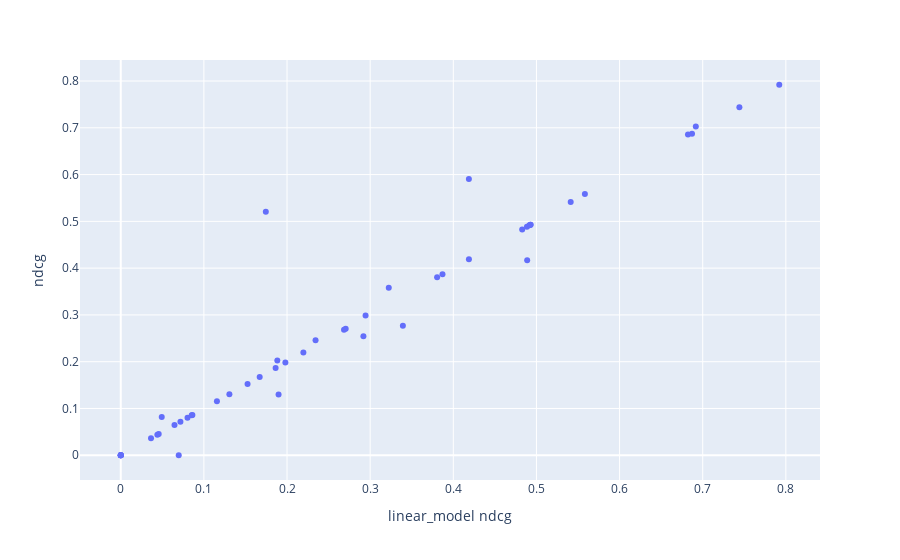

Notebook cell for this chart:
### Code cell
px.scatter(
    df_metrics_merged,
    x="linear_model ndcg",
    y="ndcg",
    hover_data=df_metrics_merged.columns,
)

### Figure 1 — Plotly figure (JSON) as saved in the notebook; plotly's stock layout.template omitted (floating-point values rounded to 4 significant figures; data arrays with more than 128 entries replaced by an {"elided": "..."} marker saying what was removed)
{"data": [{"customdata": {"elided": "50x11 mixed values"}, "hovertemplate": "linear_model ndcg=%{x}<br>ndcg=%{y}<br>query=%{customdata[0]}<br>linear_model dcg=%{customdata[1]}<br>linear_model prec@10=%{customdata[2]}<br>linear_model ratio_of_ratings=%{customdata[3]}<br>random_forest dcg=%{customdata[4]}<br>random_forest ndcg=%{customdata[5]}<br>random_forest prec@10=%{customdata[6]}<br>random_forest ratio_of_ratings=%{customdata[7]}<br>dcg=%{customdata[8]}<br>prec@10=%{customdata[9]}<br>ratio_of_ratings=%{customdata[10]}<extra></extra>", "legendgroup": "", "marker": {"color": "#636efa", "symbol": "circle"}, "mode": "markers", "name": "", "orientation": "v", "showlegend": false, "type": "scatter", "x": [0.04402, 0.08619, 0.08032, 0.2343, 0.4886, 0.2197, 0.7441, 0, 0, 0.4915, 0.07179, 0.1671, 0.2685, 0.1157, 0.1745, 0.5583, 0.3224, 0.6872, 0.0364, 0.7921, 0.2945, 0.1883, 0.06973, 0.3805, 0, 0.4829, 0.4188, 0.2706, 0.198, 0, 0.2919, 0.0853, 0.0493, 0.387, 0.6917, 0.4929, 0.4929, 0.04566, 0.4889, 0.1898, 0.3394, 0.1863, 0.06465, 0.4188, 0.1307, 0.6823, 0.1525, 0.5412, 0, 0], "xaxis": "x", "y": [0.04402, 0.08619, 0.08032, 0.2457, 0.4886, 0.2197, 0.7441, 0, 0, 0.4915, 0.07179, 0.1671, 0.2685, 0.1157, 0.5203, 0.5583, 0.3583, 0.6872, 0.0364, 0.7921, 0.2985, 0.2025, 0, 0.3805, 0, 0.4829, 0.5904, 0.2706, 0.198, 0, 0.2546, 0.0853, 0.08189, 0.387, 0.703, 0.4929, 0.4929, 0.04566, 0.4167, 0.1297, 0.2771, 0.1863, 0.06465, 0.4188, 0.1307, 0.6857, 0.1525, 0.5412, 0, 0], "yaxis": "y"}], "layout": {"autosize": true, "legend": {"tracegroupgap": 0}, "margin": {"t": 60}, "xaxis": {"anchor": "y", "autorange": true, "domain": [0, 1], "range": [-0.0509, 0.843], "title": {"text": "linear_model ndcg"}, "type": "linear"}, "yaxis": {"anchor": "x", "autorange": true, "domain": [0, 1], "range": [-0.06133, 0.8534], "title": {"text": "ndcg"}, "type": "linear"}}}
